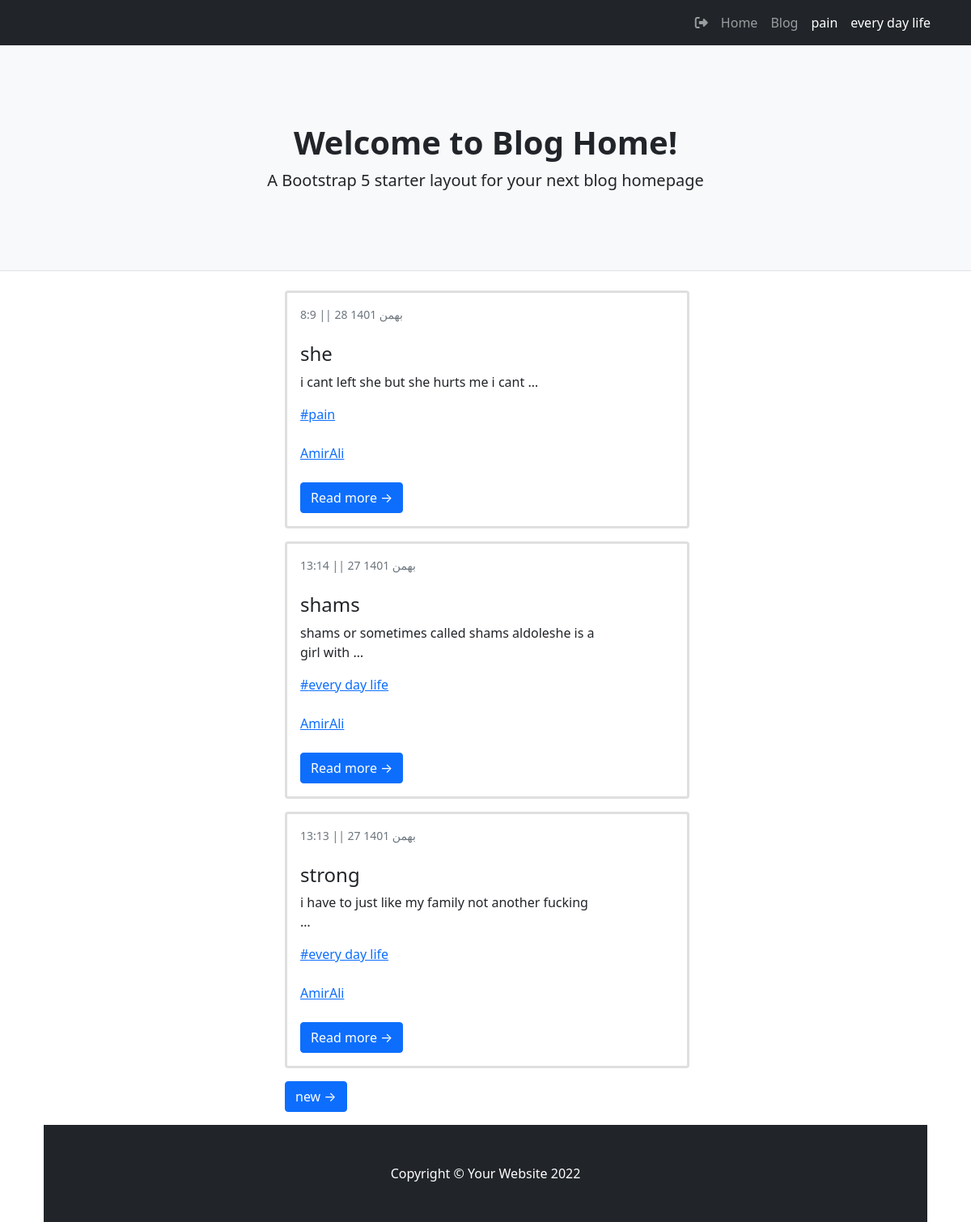
The page /author/AmirAli on the database as committed earlier.
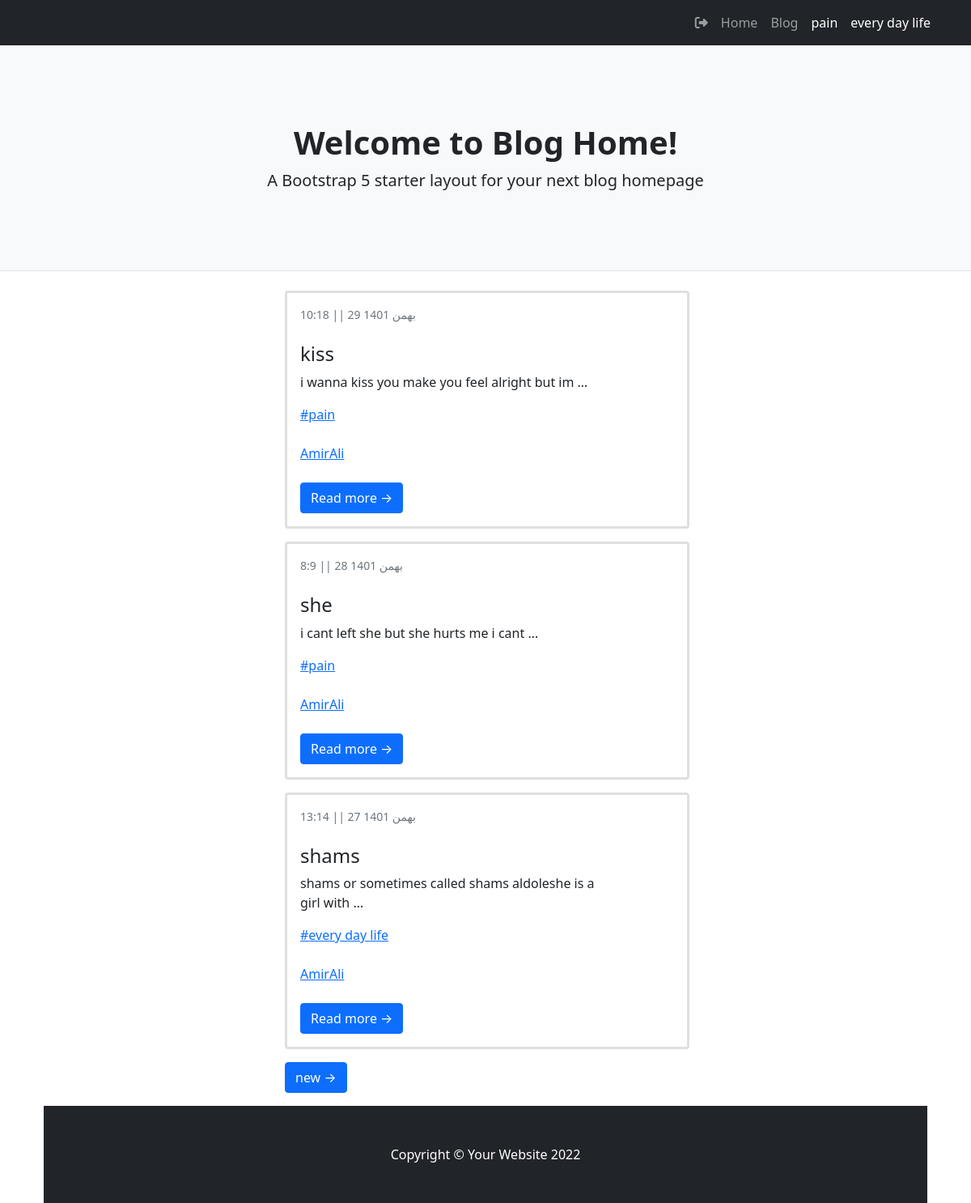
The same page on the database as committed later.
### blog/models.py (models this page shows, shortened)
class Category(models.Model):
    parent = models.ForeignKey("self",default=None,null=True,blank=True,on_delete=models.SET_NULL,related_name='children')
    title = models.CharField(max_length=200)
    slug = models.SlugField(max_length=100,unique=True)
    status = models.BooleanField(default=True,verbose_name="show")
    position = models.IntegerField(verbose_name="order")
    class Meta:
        ordering = ['parent__id','position']
    objects = CategorytManager()

class Article(models.Model):
    STATUS_CHOICES=(
        ('d','draft'),
        ("p",'publish'),
        ("i","pendeing"),#در دست برسی
        ("b","back")#خانواده شده برگشت داده شده
    )
    author = models.ForeignKey(User,on_delete=models.SET_NULL,null=True,related_name="posts_of_author")# اختصاص دادن یک نویسدنده برای پست
    title = models.CharField(max_length=200)
    slug = models.SlugField(max_length=100,unique=True)
    category = models.ManyToManyField(Category,related_name="post_of_category")
    descriptions = models.TextField()
    publish= models.DateTimeField(default=timezone.now)
    created = models.DateTimeField(auto_now_add=True)
    updated = models.DateTimeField(auto_now=True)
    is_special = models.BooleanField(default=False,verbose_name="special post")
    status = models.CharField(max_length=1,choices=STATUS_CHOICES)
    class Meta:
        ordering = ["-publish"]
    def jalali_get_publish(self):
         return jalali_converter(self.publish)
    jalali_get_publish.short_description = "date published"
    def category_to_str(self):
        return ", ".join([category.title for category in self.category.active()])
    category_to_str.short_description = "category"  # این اطلاعات را با چه تایتلی در پنل ادمین نشان دهد
    objects = PostManager()

### account/models.py (models this page shows)
class User(AbstractUser):   #ارث بری از کلاس یوزر خود جنگو و ایجاد یوزر جدید برای استفاده توی پروژه
    is_author = models.BooleanField(default=False)
    special_user = models.DateTimeField(default=timezone.now)
    def special_or_not(self):
        if(timezone.now() < self.special_user):   #ایا یوزر الان یوزر طلایی هست یا ن
            return True
        else:
            return False
    special_or_not.boolean = True
    special_or_not.short_description = "special user"

### blog/views.py (the view)
# urls.py: path('author/<slug:username>',author_list.as_view(),name="author"),
class author_list(ListView):
    paginate_by = 3  # """پیچ انیشین صفجه کتگوری"""
    template_name = "blog/author_list.html"   #نشان دادن این ویو بر روی این تمپلیت
    def get_queryset(self):
        global author
        username = self.kwargs.get("username")
        author = get_object_or_404(User,username=username) #گرفتن یوزر هایی که یوزرنیمشون رو وارد میکنیم
        return author.posts_of_author.published()#گرفتن پست های اون نویسنده(یوزر)
    def get_context_data(self, **kwargs):
        context = super().get_context_data(**kwargs)
        context["author"] = author
        return context

### blog/models.py (called while the page is built)
    def published(self):
        return self.filter(status="p")

    def active(self):
        return self.filter(status=True)

### blog/templatetags/base_tag.py (called while the page is built)
@register.inclusion_tag("blog/partial/navbar_tag.html")
def category_navbar():
    return {"category":Category.objects.filter(status = True)}

### extensions/jalali.py (called while the page is built)
    def persian_tuple(self):
        return self.persian_year, self.persian_month, self.persian_day

### extensions/utils.py (called while the page is built)
def jalali_converter(date):
    date_to_str = "{},{},{}".format(date.year,date.month,date.day)
    date_to_tuple = jalali.Gregorian(date_to_str).persian_tuple()
    date_to_list = list(date_to_tuple)
    for index , month in enumerate(ir_month):
        if date_to_list[1] == index+1:
            date_to_list[1]= month
            break
    output = f" ||  {date_to_list[2]} {date_to_list[1]} {date_to_list[0]}"
    output2 = f"    {date.hour}:{date.minute} "
    retu = [output,output2]
    return retu[1] + retu[0]

### templates/blog/author_list.html (shortened to what this page needs)
{%extends 'blog/base_list.html'%}
{%block url_next%}
    {% url "blog:author" author.username  page_obj.next_page_number%}      {% comment %} این یو ار ال برای پیش انییشن کتگوری است{% endcomment %}
{%endblock%}

### templates/blog/base_list.html (shortened to what this page needs)
{%extends "blog/base.html"%}
{%block main%}
        <div class="container ">
            <div class="row">
                <div class="col-lg-8">
                  {%for post in object_list%}
                  <div class="card mb-3">
                      <div class="card-body">
                          <div class="small text-muted">{{post.jalali_get_publish}}</div>
                          <h2 class="card-title h4">{{post.title}}</h2>
                          <p class="card-text">{{post.descriptions|striptags | truncatewords:10}}</p>
                            {%for cat in post.category.active%}
                            <a href='{%url "blog:category" cat.slug%}'><p class="card-text">#{{cat.title}}</p></a> <br>
                            {%endfor%}
                            <a href='{%url "blog:author" post.author%}'><p class="card-text">{{post.author}}</p></a> <br>
                          <a class="btn btn-primary" href="{%url 'blog:Details' post.slug%}">Read more →</a>
                      </div>
                  </div>
                  {%endfor%}
                {% if page_obj.has_next %}
                    <a class="btn btn-primary mb-3" href="{%block url_next%}{%endblock%}"> new &rarr;</a>
                {% endif %}
            </div>
        </div>
{%endblock%}

### templates/blog/partial/navbar_tag.html (shortened to what this page needs)
<div class="collapse navbar-collapse" id="navbarSupportedContent">
    <ul class="navbar-nav ms-auto mb-2 mb-lg-0">
        <a class="nav-link " href="{% url "account:logout" %}" role="button"><i class="fa fa-sign-out" aria-hidden="true"></i></a>
        <li class="nav-item"><a class="nav-link" href="{%url 'blog:home'%}">Home</a></li>
        <li class="nav-item"><a class="nav-link" aria-current="page" href="{%url "blog:home"%}">Blog</a></li>
        {%for cat in category%}
            {%if cat.parent == None%}
                <li class="nav-item">
                    <a class="nav-link active" aria-current="page" href="{%url "blog:category" cat.slug %}">{{cat.title}}</a>
                </li>
            {%endif%}
        {%endfor%}
    </ul>
</div>

Rows that differ between the two databases and show on the page:
no longer on this page (row edited): Article: jalali_get_publish "13:13 || 27 بهمن 1401", title "strong", descriptions "i have to just like my family not another fucking …", author "AmirAli", Category (title "every day life")
added Article: jalali_get_publish "10:18 || 29 بهمن 1401", title "kiss", descriptions "i wanna kiss you make you feel alright but im …", author "AmirAli", Category (title "pain")
